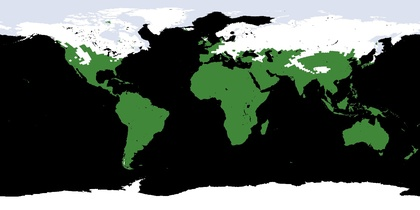
%> input picture 3.7-3.14.jpg, 420 x 210 px, shrunk from 1440 x 720 before the run
$ octave main_color.m   (GNU Octave 9; MATLAB toolbox functions it lacks are replaced by stand-ins)
%> lines starting %> are read from the running program, lines starting %| are printed output that depends on the picture
### w_ColorRecons_CO.m
function output_f=w_ColorRecons_CO(f,radius)
se=strel('disk',radius);
if length(size(f))<3
    disp('Please input a color image!');
else
%%
f=double(f);f_r=f(:,:,1);f_g=f(:,:,2);f_b=f(:,:,3);
f_pca=double(PCA_color(f));f1=f_pca(:,:,1);f2=f_pca(:,:,2);
%% step2 data transformation
data1=f1*10^3+f2+f_r*10^-3+f_g*10^-6+f_b*10^-9;Max1=max(max(data1));
data2=f1*10^3+f2+f_g*10^-3+f_r*10^-6+f_b*10^-9;Max2=max(max(data2));
data3=f1*10^3+f2+f_b*10^-3+f_r*10^-6+f_g*10^-9;Max3=max(max(data3));
%% step 3 data processing
imput_data1=imerode(data1,se);
imput_data2=imerode(data2,se);
imput_data3=imerode(data3,se);
f_rec1=imreconstruct(imput_data1,data1);
f_rec2=imreconstruct(imput_data2,data2);
f_rec3=imreconstruct(imput_data3,data3);
imput2_data1=imerode(Max1-f_rec1,se);
imput2_data2=imerode(Max2-f_rec2,se);
imput2_data3=imerode(Max3-f_rec3,se);
f_g1=Max1-imreconstruct(imput2_data1,Max1-f_rec1);
f_g2=Max2-imreconstruct(imput2_data2,Max2-f_rec2);
f_g3=Max3-imreconstruct(imput2_data3,Max3-f_rec3);
end
%% return to RGB format
tt1=f_g1-floor(f_g1);
tt2=f_g2-floor(f_g2);
tt3=f_g3-floor(f_g3);
g1_r=floor(tt1*10^3);
g1_g=floor(tt2*10^3);
g1_b=floor(tt3*10^3);
output_f=cat(3,uint8(g1_r),uint8(g1_g),uint8(g1_b));

### PCA_color.m
function g=PCA_color(f)
f1=f(:,:,1);f2=f(:,:,2);f3=f(:,:,3);
data=double([f1(:)';f2(:)';f3(:)']);
[~,c]=size(data);
m=mean(data')';
d=data-repmat(m,1,c);
% Compute the covariance matrix (co)
co=d*d';
% Compute the eigen values and eigen vectors of the covariance matrix
[eigvector,eigvl]=eig(co);
% Sort the eigen vectors according to the eigen values
eigvalue = diag(eigvl);
[~, index] = sort(-eigvalue);
eigvalue = eigvalue(index);
eigvector = eigvector(:, index);
% Compute the number of eigen values that greater than zero (you can select any threshold)
count1=0;
for i=1:size(eigvalue,1)
    if(eigvalue(i)>0)
        count1=count1+1;
    end
end
% We can use all the eigen vectors but this method will increase the
% computation time and complixity
%vec=eigvector(:,:);

% And also we can use the eigen vectors that the corresponding eigen values is greater than zero(Threshold) and this method will decrease the
% computation time and complixity
vec=eigvector(:,1:count1);
% Compute the feature matrix (the space that will use it to project the testing image on it)
x=vec'*d;
x2=x+repmat(m,1,c);
x2=uint8(x2);
x2_1=x2(1,:);x2_2=x2(2,:);x2_3=x2(3,:);
s1=size(f1,1);s2=size(f1,2);
f_1=zeros(s1, s2);f_2=f_1;f_3=f_1;
for j=1:s2
    f_1(:,j)=x2_1((j-1)*s1+1:j*s1);
    f_2(:,j)=x2_2((j-1)*s1+1:j*s1);
    f_3(:,j)=x2_3((j-1)*s1+1:j*s1);
end
g=cat(3,uint8(f_1),uint8(f_2),uint8(f_3));

### colorspace.m
function varargout = colorspace(Conversion,varargin)
%COLORSPACE  Convert a color image between color representations.
%   B = COLORSPACE(S,A) converts the color representation of image A
%   where S is a string specifying the conversion.  S tells the
%   source and destination color spaces, S = 'dest<-src', or
%   alternatively, S = 'src->dest'.  Supported color spaces are
%
%     'RGB'              R'G'B' Red Green Blue (ITU-R BT.709 gamma-corrected)
%     'YPbPr'            Luma (ITU-R BT.601) + Chroma
%     'YCbCr'/'YCC'      Luma + Chroma ("digitized" version of Y'PbPr)
%     'YUV'              NTSC PAL Y'UV Luma + Chroma
%     'YIQ'              NTSC Y'IQ Luma + Chroma
%     'YDbDr'            SECAM Y'DbDr Luma + Chroma
%     'JPEGYCbCr'        JPEG-Y'CbCr Luma + Chroma
%     'HSV'/'HSB'        Hue Saturation Value/Brightness
%     'HSL'/'HLS'/'HSI'  Hue Saturation Luminance/Intensity
%     'XYZ'              CIE XYZ
%     'Lab'              CIE L*a*b* (CIELAB)
%     'Luv'              CIE L*u*v* (CIELUV)
%     'Lch'              CIE L*ch (CIELCH)
%
%  All conversions assume 2 degree observer and D65 illuminant.  Color
%  space names are case insensitive.  When R'G'B' is the source or
%  destination, it can be omitted. For example 'yuv<-' is short for
%  'yuv<-rgb'.
%
%  MATLAB uses two standard data formats for R'G'B': double data with
%  intensities in the range 0 to 1, and uint8 data with integer-valued
%  intensities from 0 to 255.  As MATLAB's native datatype, double data is
%  the natural choice, and the R'G'B' format used by colorspace.  However,
%  for memory and computational performance, some functions also operate
%  with uint8 R'G'B'.  Given uint8 R'G'B' color data, colorspace will
%  first cast it to double R'G'B' before processing.
%
%  If A is an Mx3 array, like a colormap, B will also have size Mx3.
%
%  [B1,B2,B3] = COLORSPACE(S,A) specifies separate output channels.
%  COLORSPACE(S,A1,A2,A3) specifies separate input channels.
% Pascal Getreuer 2005-2006
%%% Input parsing %%%
if nargin < 2, error('Not enough input arguments.'); end
[SrcSpace,DestSpace] = parse(Conversion);
if nargin == 2
   Image = varargin{1};
elseif nargin >= 3
   Image = cat(3,varargin{:});
else
   error('Invalid number of input arguments.');
end
FlipDims = (size(Image,3) == 1);
if FlipDims, Image = permute(Image,[1,3,2]); end
if ~isa(Image,'double'), Image = double(Image)/255; end
if size(Image,3) ~= 3, error('Invalid input size.'); end
SrcT = gettransform(SrcSpace);
DestT = gettransform(DestSpace);
if ~ischar(SrcT) & ~ischar(DestT)
   % Both source and destination transforms are affine, so they
   % can be composed into one affine operation
   T = [DestT(:,1:3)*SrcT(:,1:3),DestT(:,1:3)*SrcT(:,4)+DestT(:,4)];
   Temp = zeros(size(Image));
   Temp(:,:,1) = T(1)*Image(:,:,1) + T(4)*Image(:,:,2) + T(7)*Image(:,:,3) + T(10);
   Temp(:,:,2) = T(2)*Image(:,:,1) + T(5)*Image(:,:,2) + T(8)*Image(:,:,3) + T(11);
   Temp(:,:,3) = T(3)*Image(:,:,1) + T(6)*Image(:,:,2) + T(9)*Image(:,:,3) + T(12);
   Image = Temp;
elseif ~ischar(DestT)
   Image = rgb(Image,SrcSpace);
   Temp = zeros(size(Image));
   Temp(:,:,1) = DestT(1)*Image(:,:,1) + DestT(4)*Image(:,:,2) + DestT(7)*Image(:,:,3) + DestT(10);
   Temp(:,:,2) = DestT(2)*Image(:,:,1) + DestT(5)*Image(:,:,2) + DestT(8)*Image(:,:,3) + DestT(11);
   Temp(:,:,3) = DestT(3)*Image(:,:,1) + DestT(6)*Image(:,:,2) + DestT(9)*Image(:,:,3) + DestT(12);
   Image = Temp;
else
   Image = feval(DestT,Image,SrcSpace);
end
%%% Output format %%%
if nargout > 1
   varargout = {Image(:,:,1),Image(:,:,2),Image(:,:,3)};
else
   if FlipDims, Image = permute(Image,[1,3,2]); end
   varargout = {Image};
end
return;

function [SrcSpace,DestSpace] = parse(Str)
% Parse conversion argument
if isstr(Str)
   Str = lower(strrep(strrep(Str,'-',''),' ',''));
   k = find(Str == '>');

   if length(k) == 1         % Interpret the form 'src->dest'
      SrcSpace = Str(1:k-1);
      DestSpace = Str(k+1:end);
   else
      k = find(Str == '<');

      if length(k) == 1      % Interpret the form 'dest<-src'
         DestSpace = Str(1:k-1);
         SrcSpace = Str(k+1:end);
      else
         error(['Invalid conversion, ''',Str,'''.']);
      end
   end

   SrcSpace = alias(SrcSpace);
   DestSpace = alias(DestSpace);
else
   SrcSpace = 1;             % No source pre-transform
   DestSpace = Conversion;
   if any(size(Conversion) ~= 3), error('Transformation matrix must be 3x3.'); end
end
return;

function Space = alias(Space)
Space = strrep(Space,'cie','');
if isempty(Space)
   Space = 'rgb';
end
switch Space
case {'ycbcr','ycc'}
   Space = 'ycbcr';
case {'hsv','hsb'}
   Space = 'hsv';
case {'hsl','hsi','hls'}
   Space = 'hsl';
case {'rgb','yuv','yiq','ydbdr','ycbcr','jpegycbcr','xyz','lab','luv','lch'}
   return;
end
return;

function T = gettransform(Space)
% Get a colorspace transform: either a matrix describing an affine transform,
% or a string referring to a conversion subroutine
switch Space
case 'ypbpr'
   T = [0.299,0.587,0.114,0;-0.1687367,-0.331264,0.5,0;0.5,-0.418688,-0.081312,0];
case 'yuv'
   % R'G'B' to NTSC/PAL YUV
   T = [0.299,0.587,0.114,0;-0.147,-0.289,0.436,0;0.615,-0.515,-0.100,0];
case 'ydbdr'
   % R'G'B' to SECAM YDbDr
   T = [0.299,0.587,0.114,0;-0.450,-0.883,1.333,0;-1.333,1.116,0.217,0];
case 'yiq'
   % R'G'B' in [0,1] to NTSC YIQ in [0,1];[-0.595716,0.595716];[-0.522591,0.522591];
   T = [0.299,0.587,0.114,0;0.595716,-0.274453,-0.321263,0;0.211456,-0.522591,0.311135,0];
case 'ycbcr'
   % R'G'B' (range [0,1]) to ITU-R BRT.601 (CCIR 601) Y'CbCr
   % Poynton, Equation 3, scaling of R'G'B to Y'PbPr conversion
   T = [65.481,128.553,24.966,16;-37.797,-74.203,112.0,128;112.0,-93.786,-18.214,128];
case 'jpegycbcr'
   T = [0.299,0.587,0.114,0;-0.168736,-0.331264,0.5,0.5;0.5,-0.418688,-0.081312,0.5]*255;
case {'rgb','xyz','hsv','hsl','lab','luv','lch'}
   T = Space;
otherwise
   error(['Unknown color space, ''',Space,'''.']);
end
return;

function Image = rgb(Image,SrcSpace)
% Convert to Rec. 709 R'G'B' from 'SrcSpace'
switch SrcSpace
case 'rgb'
   return;
case 'hsv'
   % Convert HSV to R'G'B'
   Image = huetorgb((1 - Image(:,:,2)).*Image(:,:,3),Image(:,:,3),Image(:,:,1));
case 'hsl'
   % Convert HSL to R'G'B'
   L = Image(:,:,3);
   Delta = Image(:,:,2).*min(L,1-L);
   Image = huetorgb(L-Delta,L+Delta,Image(:,:,1));
case {'xyz','lab','luv','lch'}
   % Convert to CIE XYZ
   Image = xyz(Image,SrcSpace);
   % Convert XYZ to RGB
   T = [3.240479,-1.53715,-0.498535;-0.969256,1.875992,0.041556;0.055648,-0.204043,1.057311];
   R = T(1)*Image(:,:,1) + T(4)*Image(:,:,2) + T(7)*Image(:,:,3);  % R
   G = T(2)*Image(:,:,1) + T(5)*Image(:,:,2) + T(8)*Image(:,:,3);  % G
   B = T(3)*Image(:,:,1) + T(6)*Image(:,:,2) + T(9)*Image(:,:,3);  % B
   % Desaturate and rescale to constrain resulting RGB values to [0,1]
   AddWhite = -min(min(min(R,G),B),0);
   Scale = max(max(max(R,G),B)+AddWhite,1);
   R = (R + AddWhite)./Scale;
   G = (G + AddWhite)./Scale;
   B = (B + AddWhite)./Scale;
   % Apply gamma correction to convert RGB to Rec. 709 R'G'B'
   Image(:,:,1) = gammacorrection(R);  % R'
   Image(:,:,2) = gammacorrection(G);  % G'
   Image(:,:,3) = gammacorrection(B);  % B'
otherwise  % Conversion is through an affine transform
   T = gettransform(SrcSpace);
   temp = inv(T(:,1:3));
   T = [temp,-temp*T(:,4)];
   R = T(1)*Image(:,:,1) + T(4)*Image(:,:,2) + T(7)*Image(:,:,3) + T(10);
   G = T(2)*Image(:,:,1) + T(5)*Image(:,:,2) + T(8)*Image(:,:,3) + T(11);
   B = T(3)*Image(:,:,1) + T(6)*Image(:,:,2) + T(9)*Image(:,:,3) + T(12);
   AddWhite = -min(min(min(R,G),B),0);
   Scale = max(max(max(R,G),B)+AddWhite,1);
   R = (R + AddWhite)./Scale;
   G = (G + AddWhite)./Scale;
   B = (B + AddWhite)./Scale;
   Image(:,:,1) = R;
   Image(:,:,2) = G;
   Image(:,:,3) = B;
end
% Clip to [0,1]
Image = min(max(Image,0),1);
return;


function Image = xyz(Image,SrcSpace)
% Convert to CIE XYZ from 'SrcSpace'
WhitePoint = [0.950456,1,1.088754];
switch SrcSpace
case 'xyz'
   return;
case 'luv'
   % Convert CIE L*uv to XYZ
   WhitePointU = (4*WhitePoint(1))./(WhitePoint(1) + 15*WhitePoint(2) + 3*WhitePoint(3));
   WhitePointV = (9*WhitePoint(2))./(WhitePoint(1) + 15*WhitePoint(2) + 3*WhitePoint(3));
   L = Image(:,:,1);
   Y = (L + 16)/116;
   Y = invf(Y)*WhitePoint(2);
   U = Image(:,:,2)./(13*L + 1e-6*(L==0)) + WhitePointU;
   V = Image(:,:,3)./(13*L + 1e-6*(L==0)) + WhitePointV;
   Image(:,:,1) = -(9*Y.*U)./((U-4).*V - U.*V);                  % X
   Image(:,:,2) = Y;                                             % Y
   Image(:,:,3) = (9*Y - (15*V.*Y) - (V.*Image(:,:,1)))./(3*V);  % Z
case {'lab','lch'}
   Image = lab(Image,SrcSpace);
   % Convert CIE L*ab to XYZ
   fY = (Image(:,:,1) + 16)/116;
   fX = fY + Image(:,:,2)/500;
   fZ = fY - Image(:,:,3)/200;
   Image(:,:,1) = WhitePoint(1)*invf(fX);  % X
   Image(:,:,2) = WhitePoint(2)*invf(fY);  % Y
   Image(:,:,3) = WhitePoint(3)*invf(fZ);  % Z
otherwise   % Convert from some gamma-corrected space
   % Convert to Rec. 701 R'G'B'
   Image = rgb(Image,SrcSpace);
   % Undo gamma correction
   R = invgammacorrection(Image(:,:,1));
   G = invgammacorrection(Image(:,:,2));
   B = invgammacorrection(Image(:,:,3));
   % Convert RGB to XYZ
   T = inv([3.240479,-1.53715,-0.498535;-0.969256,1.875992,0.041556;0.055648,-0.204043,1.057311]);
   Image(:,:,1) = T(1)*R + T(4)*G + T(7)*B;  % X
   Image(:,:,2) = T(2)*R + T(5)*G + T(8)*B;  % Y
   Image(:,:,3) = T(3)*R + T(6)*G + T(9)*B;  % Z
end
return;

% [34 lines left out: functions hsv, hsl, not called in this run]

function Image = lab(Image,SrcSpace)
% Convert to CIE L*a*b* (CIELAB)
WhitePoint = [0.950456,1,1.088754];
switch SrcSpace
case 'lab'
   return;
case 'lch'
   % Convert CIE L*CH to CIE L*ab
   C = Image(:,:,2);
   Image(:,:,2) = cos(Image(:,:,3)*pi/180).*C;  % a*
   Image(:,:,3) = sin(Image(:,:,3)*pi/180).*C;  % b*
otherwise
   Image = xyz(Image,SrcSpace);  % Convert to XYZ
   % Convert XYZ to CIE L*a*b*
   X = Image(:,:,1)/WhitePoint(1);
   Y = Image(:,:,2)/WhitePoint(2);
   Z = Image(:,:,3)/WhitePoint(3);
   fX = f(X);
   fY = f(Y);
   fZ = f(Z);
   Image(:,:,1) = 116*fY - 16;    % L*
   Image(:,:,2) = 500*(fX - fY);  % a*
   Image(:,:,3) = 200*(fY - fZ);  % b*
end
return;

% [63 lines left out: functions luv, lch, huetorgb, rgbtohue, gammacorrection, not called in this run]

function R = invgammacorrection(Rp)
R = real(((Rp + 0.099)/1.099).^(1/0.45));
i = (R < 0.018);
R(i) = Rp(i)/4.5138;
return;

function fY = f(Y)
fY = real(Y.^(1/3));
i = (Y < 0.008856);
fY(i) = Y(i)*(841/108) + (4/29);
return;

% [5 lines left out: function invf, not called in this run]

### main_color.m
%%
getd = @(p)path(p,path);
%%
clc
close all;
clear all;
%% test a gray image
f_ori=imread('3.7-3.14.jpg');
%> f_ori is the input picture: size 210x420x3 uint8; mean R, G, B 84, 93.4, 85.1
%1_27_s.bmp 3_12_s.bmp
[row,col,h]=size(f_ori);
%> row = 210; col = 420; h = 3
figure(1);
imshow(f_ori);
%% parameters
cluster=4; % the number of clustering centers
lambda=0.01;%%sparse term coefficient
alpha=5; %%filtering term coefficient
expo=2;
se=5; % the parameter of structuing element used for morphological reconstruction
%% step 1, morphological reconstruction
tic;
f_f=w_ColorRecons_CO(double(f_ori),se);
%> in w_ColorRecons_CO, `f_g=f(:,:,2)`:
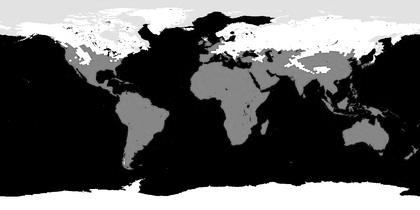
%> f_g: size 210x420 double; min 0, max 255, mean 93.4
%> in PCA_color, `m=mean(data')';`: m = [84.05; 93.38; 85.08]
%> in PCA_color, `co=d*d';`: co = [1.03e+09 1.02e+09 1.05e+09; 1.02e+09 1.05e+09 1.04e+09; 1.05e+09 1.04e+09 1.08e+09]
%> in PCA_color, `[eigvector,eigvl]=eig(co);`: eigvector = [0.757 0.316 0.572; -0.0958 -0.813 0.575; -0.646 0.49 0.585]; eigvl = [1043545.9 0 0; 0 31749291.3 0; 0 0 3.12e+09]
%> in PCA_color, `eigvalue = diag(eigvl);`: eigvalue = [1043545.9; 31749291.3; 3.12e+09]
%> in PCA_color, `[~, index] = sort(-eigvalue);`: index = [3; 2; 1]
%> in PCA_color, `eigvalue = eigvalue(index);`: eigvalue = [3.12e+09; 31749291.3; 1043545.9]
%> in PCA_color, `eigvector = eigvector(:, index);`: eigvector = [0.572 0.316 0.757; 0.575 -0.813 -0.0958; 0.585 0.49 -0.646]
%> in PCA_color, `vec=eigvector(:,1:count1);`: vec has the same summary as eigvector
%> after the loop in PCA_color, `for j=1:s2`:
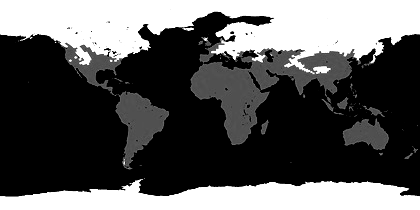
%> f_1: size 210x420 double; min 0, max 255, mean 89.6
%> after the loop in PCA_color, `for j=1:s2`:
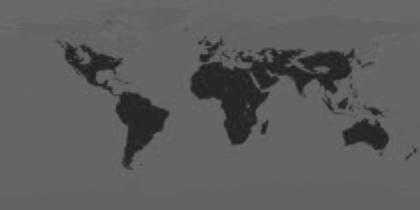
%> f_2: size 210x420 double; min 29, max 112, mean 93.3
%> after the loop in PCA_color, `for j=1:s2`:
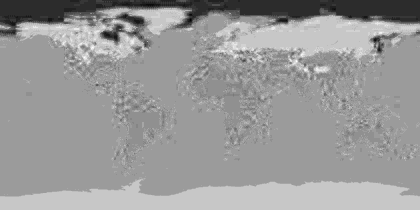
%> f_3: size 210x420 double; min 71, max 94, mean 84.9; drawn with min black and max white
%> in PCA_color, `g=cat(3,uint8(f_1),uint8(f_2),uint8(f_3));`:
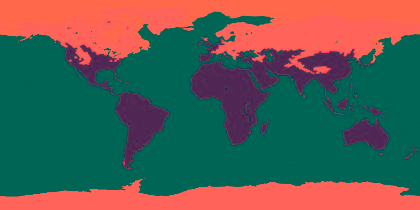
%> g: size 210x420x3 uint8; mean R, G, B 89.6, 93.3, 84.9
%> in w_ColorRecons_CO, `Max1=max(max(data1))`: Max1 = 255108.2
figure(2)
imshow(uint8(f_f));
ff=colorspace('Lab<-RGB',uint8(f_f));fo=colorspace('Lab<-RGB',uint8(f_ori));
%> in colorspace, `Image = feval(DestT,Image,SrcSpace);`:
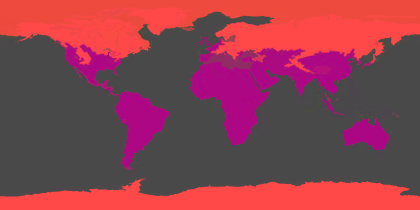
%> Image: size 210x420x3 double; mean R, G, B 37.2, -4.5, 3.4; drawn with min black and max white
%> in colorspace, `varargout = {Image};`: varargout = 1 item
figure(3)
imshow(uint8(fo));
figure(4)
imshow(uint8(ff));
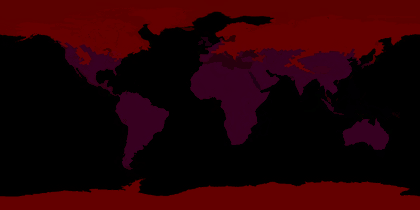
%> displayed picture: size 210x420x3, on the screen's scale of 0 to 255; mean R, G, B 37.2, 0.1, 4
%% step 2 feature extraction
Level=1; frame=1;
%> (the run ends here)
